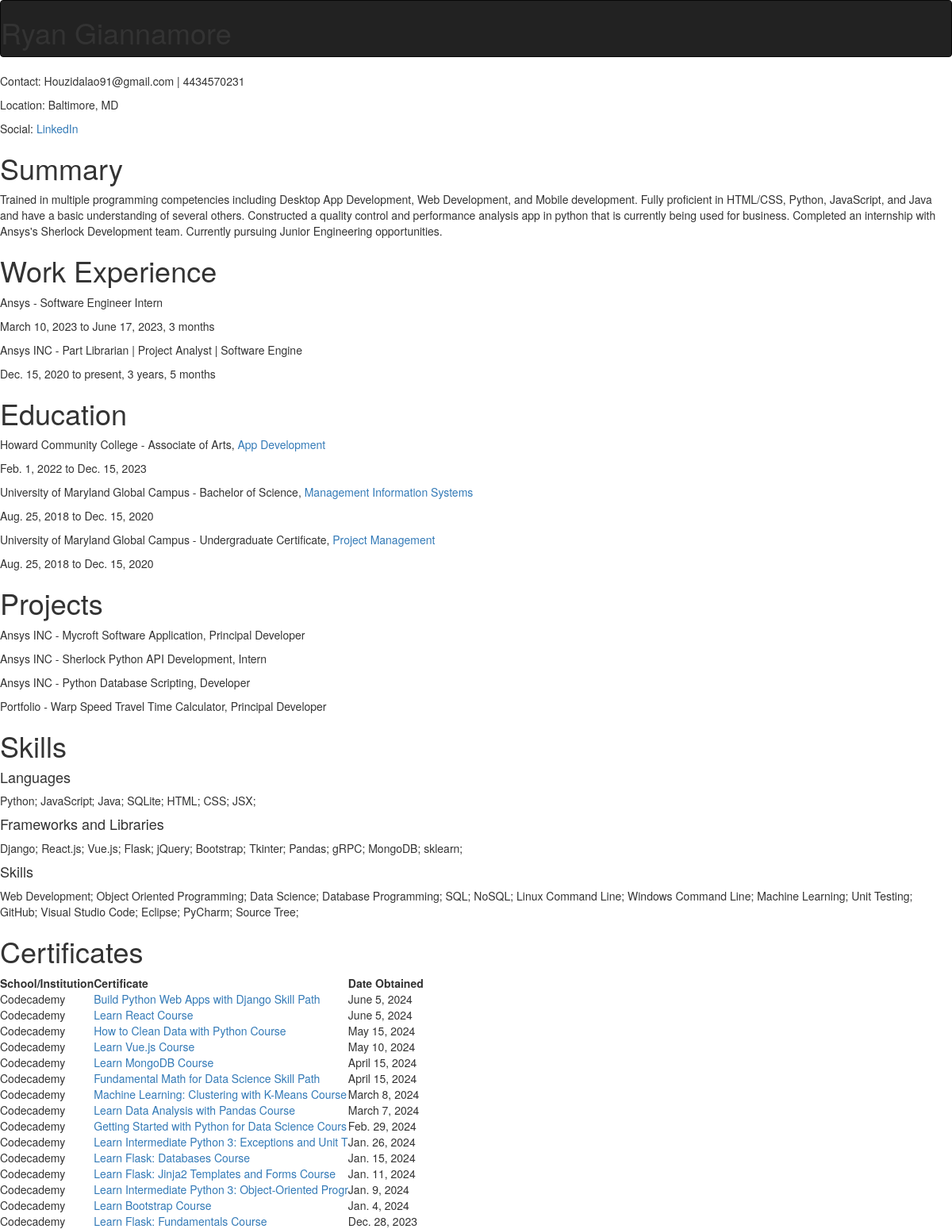
The page / on the database its author committed.
### resume_website_backend/models.py (models this page shows, shortened)
class DetailsModel(models.Model):
    class Meta:
        abstract = True

class Details(DetailsModel):
    first = models.CharField(max_length=50)
    last = models.CharField(max_length=50)
    phone = models.CharField(
        max_length=10,
        validators=[
            MinLengthValidator(10),
            RegexValidator(r'^\d+$', 'Only numbers allowed')
        ]
    )
    email = models.CharField(
        max_length=254,
        validators=[EmailValidator(message='Enter a valid email address.')]
    )
    city = models.CharField(max_length=50, default="New York")
    state = models.CharField(max_length=2, default="NY")
    social_link = models.URLField(max_length=500, null=True, blank=True)
    summary = models.TextField()

class Job(models.Model):
    job_title = models.CharField(max_length=50)
    company = models.CharField(max_length=50)
    from_date = models.DateField()
    to_date = models.DateField(blank=True, null=True)
    duration = models.DurationField(editable=False, blank=True, null=True)
    duration_str = models.CharField(max_length=50, null=True, blank=True)
    description = models.TextField()
    class Meta:
        ordering = ["-from_date"]

class Education(models.Model):
    school = models.CharField(max_length=50)
    major = models.CharField(max_length=50)
    from_date = models.DateField()
    to_date = models.DateField(blank=True, null=True)
    degree = models.CharField(max_length=50, default="Bachelor of Science")
    course_structure = models.URLField(max_length=500, null=True, blank=True)
    class Meta:
        ordering = ["-from_date"]

class Project(models.Model):
    project_name = models.CharField(max_length=50)
    org = models.CharField(max_length=50)
    role = models.CharField(max_length=50, default="Developer")
    description = models.TextField()

class Certificate(models.Model):
    name = models.CharField(max_length=50)
    school = models.CharField(max_length=50)
    link = models.URLField(max_length=500, null=True, blank=True)
    date = models.DateField(blank=True, null=True)
    class Meta:
        ordering = ["-date"]

### resume_website_backend/views.py (the view)
# urls.py: path('', views.index, name='index'),
def index(request):
    detail_list = Details.objects.all()
    details = detail_list[0]
    jobs = Job.objects.all()
    education_list = Education.objects.all()
    languages = Language.objects.all()
    languages_str = ""
    for language in languages:
        languages_str += f"{language.name}; "
    frameworks = FrameWork.objects.all()
    frameworks_str = ""
    for framework in frameworks:
        frameworks_str += f"{framework.name}; "
    skills = Skill.objects.all()
    skills_str = ""
    for skill in skills:
        skills_str += f"{skill.name}; "
    projects = Project.objects.all()
    certificates = Certificate.objects.all()
    context = {
        "details": details,
        "jobs": jobs,
        "education_list": education_list,
        "languages_str": languages_str,
        "frameworks_str": frameworks_str,
        "skills_str": skills_str,
        "projects": projects,
        "certificates": certificates,
    }
    return render(request, 'build/index.html', context)

### resume_website_frontend/build/templates/build/index.html (shortened to what this page needs)
{% extends "build/base.html" %}
{% block header%}
<nav class="navbar navbar-inverse">
    <h1>{{ details.first }} {{ details.last }}</h1>
</nav>
{% endblock %}
{% load static %}
{% block content %}
<p>Contact: {{details.email}} | {{details.phone}}</p>
<p>Location: {{details.city}}, {{details.state}}</p>
<p>Social: <a href="{{details.social_link}}">LinkedIn</a></p>
<h1>Summary</h1>
<p>{{details.summary}}</p>
<h1>Work Experience</h1>
{% for job in jobs %}
<p>{{job.company}} - {{job.job_title}}</p>
{% if job.to_date == Null %}
<p>{{job.from_date}} to present, {{job.duration_str}}</p>
{% else %}
<p>{{job.from_date}} to {{job.to_date}}, {{job.duration_str}}</p>
{% endif %}
{% endfor %}
<h1>Education</h1>
{% for education in education_list %}
<p>{{education.school}} - {{education.degree}}, <a href="{{education.course_structure}}">{{education.major}}</a></p>
<p>{{education.from_date}} to {{education.to_date}}</p>
{% endfor %}
<h1>Projects</h1>
{% for project in projects %}
<p>{{project.org}} - {{project.project_name}}, {{project.role}}</p>
{% endfor %}
<h1>Skills</h1>
<h4>Languages</h4>
<p>{{languages_str}}</p>
<h4>Frameworks and Libraries</h4>
<p>{{frameworks_str}}</p>
<h4>Skills</h4>
<p>{{skills_str}}</p>
<h1>Certificates</h1>
<table>
    <tr>
        <th>School/Institution</th>
        <th>Certificate</th>
        <th>Date Obtained</th>
    </tr>
    {% for certificate in certificates %}
    <tr>
        <td>{{certificate.school}}</td>
        <td><a href="{{certificate.link}}">{{certificate.name}}</a></td>
        <td>{{certificate.date}}</td>
    </tr>
    {% endfor %}
</table>
{% endblock %}

### resume_website_frontend/build/templates/build/base.html (shortened to what this page needs)
<!DOCTYPE html>
<html lang="en">
    <head>
        <link rel="stylesheet" href="https://maxcdn.bootstrapcdn.com/bootstrap/3.4.1/css/bootstrap.min.css">
    </head>
    <body>
        <header>
            {% block header%}
            {% endblock %}
        </header>
        {% block content %}
        {% endblock %}
    </body>
</html>

### rows shown on the page
Details: email "Houzidalao91@gmail.com", phone "4434570231", city "Baltimore", state "MD", summary "Trained in multiple programming competencies including Desktop App Development, Web Development, and Mobile development. Fully proficient in HTML/CSS, Python, JavaScript, and Java and have a basic understanding of several others. Constructed a quality control and performance analysis app in python that is currently being used for business. Completed an internship with Ansys's Sherlock Development team. Currently pursuing Junior Engineering opportunities."
Job: company "Ansys", job_title "Software Engineer Intern", from_date "March 10, 2023", to_date "June 17, 2023", duration_str "3 months"
Job: company "Ansys INC", job_title "Part Librarian | Project Analyst | Software Engine", from_date "Dec. 15, 2020", duration_str "3 years, 5 months"
Education: school "Howard Community College", degree "Associate of Arts", major "App Development", from_date "Feb. 1, 2022", to_date "Dec. 15, 2023"
Education: school "University of Maryland Global Campus", degree "Bachelor of Science", major "Management Information Systems", from_date "Aug. 25, 2018", to_date "Dec. 15, 2020"
Education: school "University of Maryland Global Campus", degree "Undergraduate Certificate", major "Project Management", from_date "Aug. 25, 2018", to_date "Dec. 15, 2020"
Project: org "Ansys INC", project_name "Mycroft Software Application", role "Principal Developer"
Project: org "Ansys INC", project_name "Sherlock Python API Development", role "Intern"
Project: org "Ansys INC", project_name "Python Database Scripting", role "Developer"
Project: org "Portfolio", project_name "Warp Speed Travel Time Calculator", role "Principal Developer"
Certificate: school "Codecademy", name "Build Python Web Apps with Django Skill Path", date "June 5, 2024"
Certificate: school "Codecademy", name "Learn React Course", date "June 5, 2024"
Certificate: school "Codecademy", name "How to Clean Data with Python Course", date "May 15, 2024"
Certificate: school "Codecademy", name "Learn Vue.js Course", date "May 10, 2024"
Certificate: school "Codecademy", name "Learn MongoDB Course", date "April 15, 2024"
Certificate: school "Codecademy", name "Fundamental Math for Data Science Skill Path", date "April 15, 2024"
Certificate: school "Codecademy", name "Machine Learning: Clustering with K-Means Course", date "March 8, 2024"
Certificate: school "Codecademy", name "Learn Data Analysis with Pandas Course", date "March 7, 2024"
Certificate: school "Codecademy", name "Getting Started with Python for Data Science Cours", date "Feb. 29, 2024"
Certificate: school "Codecademy", name "Learn Intermediate Python 3: Exceptions and Unit T", date "Jan. 26, 2024"
Certificate: school "Codecademy", name "Learn Flask: Databases Course", date "Jan. 15, 2024"
Certificate: school "Codecademy", name "Learn Flask: Jinja2 Templates and Forms Course", date "Jan. 11, 2024"
Certificate: school "Codecademy", name "Learn Intermediate Python 3: Object-Oriented Progr", date "Jan. 9, 2024"
Certificate: school "Codecademy", name "Learn Bootstrap Course", date "Jan. 4, 2024"
Certificate: school "Codecademy", name "Learn Flask: Fundamentals Course", date "Dec. 28, 2023"

### other values the page prints
{{ languages_str }} "Python; JavaScript; Java; SQLite; HTML; CSS; JSX;"
{{ frameworks_str }} "Django; React.js; Vue.js; Flask; jQuery; Bootstrap; Tkinter; Pandas; gRPC; MongoDB; sklearn;"
